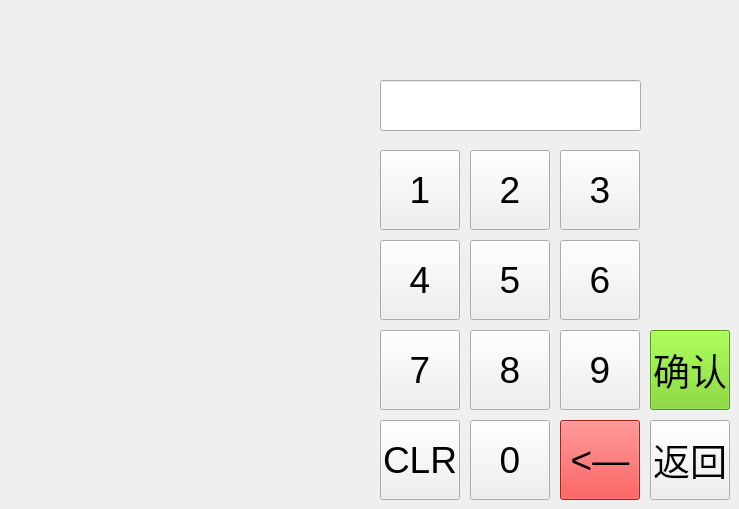
   <widget class="QWidget" name="tab_5">
    <attribute name="title">
     <string>Tab5</string>
    </attribute>
    <widget class="QLineEdit" name="line_password">
     <property name="geometry">
      <rect>
       <x>380</x>
       <y>80</y>
       <width>261</width>
       <height>51</height>
      </rect>
     </property>
    </widget>
    <widget class="QPushButton" name="btn_1">
     <property name="geometry">
      <rect>
       <x>380</x>
       <y>150</y>
       <width>80</width>
       <height>80</height>
      </rect>
     </property>
     <property name="font">
      <font>
       <pointsize>28</pointsize>
      </font>
     </property>
     <property name="text">
      <string>1</string>
     </property>
    </widget>
    <widget class="QPushButton" name="btn_2">
     <property name="geometry">
      <rect>
       <x>470</x>
       <y>150</y>
       <width>80</width>
       <height>80</height>
      </rect>
     </property>
     <property name="font">
      <font>
       <pointsize>28</pointsize>
      </font>
     </property>
     <property name="text">
      <string>2</string>
     </property>
    </widget>
    <widget class="QPushButton" name="btn_3">
     <property name="geometry">
      <rect>
       <x>560</x>
       <y>150</y>
       <width>80</width>
       <height>80</height>
      </rect>
     </property>
     <property name="font">
      <font>
       <pointsize>28</pointsize>
      </font>
     </property>
     <property name="text">
      <string>3</string>
     </property>
    </widget>
    <widget class="QPushButton" name="btn_4">
     <property name="geometry">
      <rect>
       <x>380</x>
       <y>240</y>
       <width>80</width>
       <height>80</height>
      </rect>
     </property>
     <property name="font">
      <font>
       <pointsize>28</pointsize>
      </font>
     </property>
     <property name="text">
      <string>4</string>
     </property>
    </widget>
    <widget class="QPushButton" name="btn_5">
     <property name="geometry">
      <rect>
       <x>470</x>
       <y>240</y>
       <width>80</width>
       <height>80</height>
      </rect>
     </property>
     <property name="font">
      <font>
       <pointsize>28</pointsize>
      </font>
     </property>
     <property name="text">
      <string>5</string>
     </property>
    </widget>
    <widget class="QPushButton" name="btn_6">
     <property name="geometry">
      <rect>
       <x>560</x>
       <y>240</y>
       <width>80</width>
       <height>80</height>
      </rect>
     </property>
     <property name="font">
      <font>
       <pointsize>28</pointsize>
      </font>
     </property>
     <property name="text">
      <string>6</string>
     </property>
    </widget>
    <widget class="QPushButton" name="btn_7">
     <property name="geometry">
      <rect>
       <x>380</x>
       <y>330</y>
       <width>80</width>
       <height>80</height>
      </rect>
     </property>
     <property name="font">
      <font>
       <pointsize>28</pointsize>
      </font>
     </property>
     <property name="text">
      <string>7</string>
     </property>
    </widget>
    <widget class="QPushButton" name="btn_8">
     <property name="geometry">
      <rect>
       <x>470</x>
       <y>330</y>
       <width>80</width>
       <height>80</height>
      </rect>
     </property>
     <property name="font">
      <font>
       <pointsize>28</pointsize>
      </font>
     </property>
     <property name="text">
      <string>8</string>
     </property>
    </widget>
    <widget class="QPushButton" name="btn_9">
     <property name="geometry">
      <rect>
       <x>560</x>
       <y>330</y>
       <width>80</width>
       <height>80</height>
      </rect>
     </property>
     <property name="font">
      <font>
       <pointsize>28</pointsize>
      </font>
     </property>
     <property name="text">
      <string>9</string>
     </property>
    </widget>
    <widget class="QPushButton" name="btn_0">
     <property name="geometry">
      <rect>
       <x>470</x>
       <y>420</y>
       <width>80</width>
       <height>80</height>
      </rect>
     </property>
     <property name="font">
      <font>
       <pointsize>28</pointsize>
      </font>
     </property>
     <property name="text">
      <string>0</string>
     </property>
    </widget>
    <widget class="QPushButton" name="btn_del">
     <property name="geometry">
      <rect>
       <x>560</x>
       <y>420</y>
       <width>80</width>
       <height>80</height>
      </rect>
     </property>
     <property name="font">
      <font>
       <pointsize>28</pointsize>
      </font>
     </property>
     <property name="styleSheet">
      <string notr="true">background-color: rgb(239, 41, 41);</string>
     </property>
     <property name="text">
      <string>&lt;—</string>
     </property>
    </widget>
    <widget class="QPushButton" name="btn_ensure">
     <property name="geometry">
      <rect>
       <x>650</x>
       <y>330</y>
       <width>80</width>
       <height>80</height>
      </rect>
     </property>
     <property name="font">
      <font>
       <pointsize>28</pointsize>
      </font>
     </property>
     <property name="styleSheet">
      <string notr="true">background-color: rgb(115, 210, 22);</string>
     </property>
     <property name="text">
      <string>确认</string>
     </property>
    </widget>
    <widget class="QPushButton" name="btn_clear">
     <property name="geometry">
      <rect>
       <x>380</x>
       <y>420</y>
       <width>80</width>
       <height>80</height>
      </rect>
     </property>
     <property name="font">
      <font>
       <pointsize>28</pointsize>
      </font>
     </property>
     <property name="text">
      <string>CLR</string>
     </property>
    </widget>
    <widget class="QPushButton" name="btn_back">
     <property name="geometry">
      <rect>
       <x>650</x>
       <y>420</y>
       <width>80</width>
       <height>80</height>
      </rect>
     </property>
     <property name="font">
      <font>
       <pointsize>28</pointsize>
      </font>
     </property>
     <property name="styleSheet">
      <string notr="true"/>
     </property>
     <property name="text">
      <string>返回</string>
     </property>
    </widget>
   </widget>
